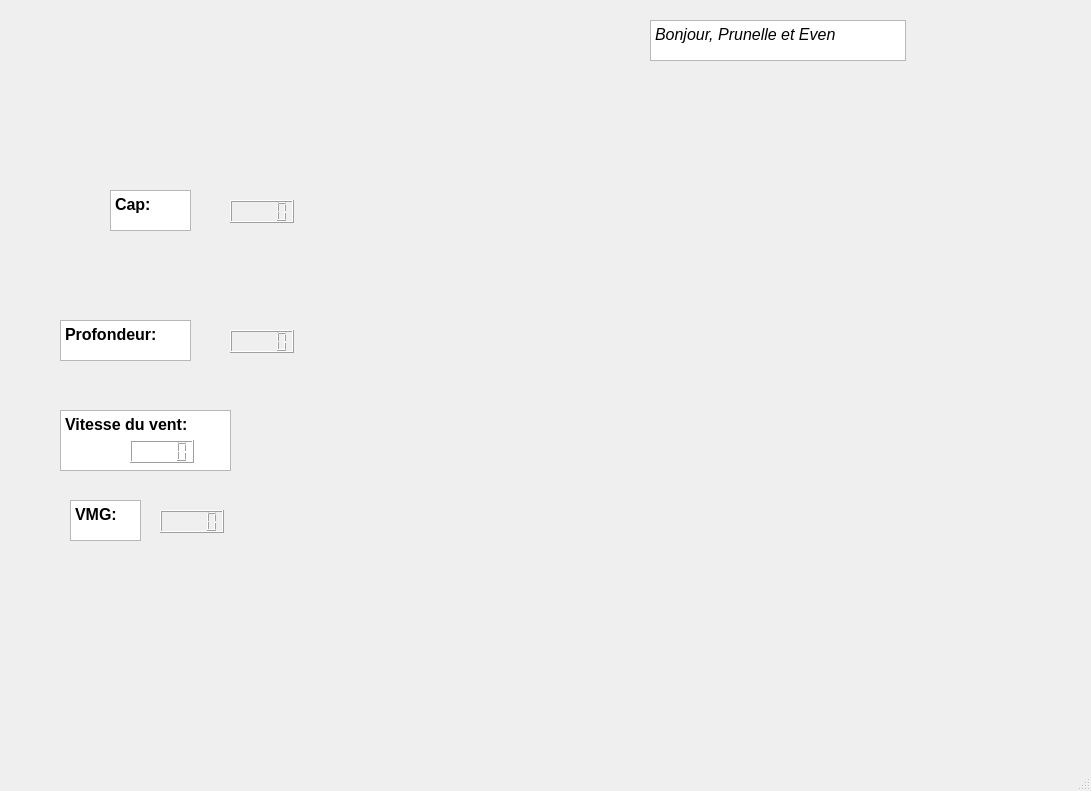
<?xml version="1.0" encoding="UTF-8"?>
<ui version="4.0">
 <class>MainWindow</class>
 <widget class="QMainWindow" name="MainWindow">
  <property name="geometry">
   <rect>
    <x>0</x>
    <y>0</y>
    <width>1091</width>
    <height>791</height>
   </rect>
  </property>
  <property name="windowTitle">
   <string>MainWindow</string>
  </property>
  <widget class="QWidget" name="centralwidget">
   <widget class="QLabel" name="label">
    <property name="geometry">
     <rect>
      <x>40</x>
      <y>-40</y>
      <width>1061</width>
      <height>761</height>
     </rect>
    </property>
    <property name="text">
     <string/>
    </property>
    <property name="pixmap">
     <pixmap>../../image_test.jpg</pixmap>
    </property>
   </widget>
   <widget class="QLabel" name="label_2">
    <property name="geometry">
     <rect>
      <x>100</x>
      <y>-40</y>
      <width>251</width>
      <height>271</height>
     </rect>
    </property>
    <property name="text">
     <string/>
    </property>
    <property name="pixmap">
     <pixmap>boussole_2.png</pixmap>
    </property>
   </widget>
   <widget class="QTextBrowser" name="textBrowser">
    <property name="geometry">
     <rect>
      <x>110</x>
      <y>190</y>
      <width>81</width>
      <height>41</height>
     </rect>
    </property>
    <property name="html">
     <string>&lt;!DOCTYPE HTML PUBLIC &quot;-//W3C//DTD HTML 4.0//EN&quot; &quot;http://www.w3.org/TR/REC-html40/strict.dtd&quot;&gt;
&lt;html&gt;&lt;head&gt;&lt;meta name=&quot;qrichtext&quot; content=&quot;1&quot; /&gt;&lt;style type=&quot;text/css&quot;&gt;
p, li { white-space: pre-wrap; }
&lt;/style&gt;&lt;/head&gt;&lt;body style=&quot; font-family:'MS Shell Dlg 2'; font-size:7.8pt; font-weight:400; font-style:normal;&quot;&gt;
&lt;p style=&quot; margin-top:0px; margin-bottom:0px; margin-left:0px; margin-right:0px; -qt-block-indent:0; text-indent:0px;&quot;&gt;&lt;span style=&quot; font-size:12pt; font-weight:600;&quot;&gt;Cap:&lt;/span&gt;&lt;/p&gt;&lt;/body&gt;&lt;/html&gt;</string>
    </property>
   </widget>
   <widget class="QTextBrowser" name="textBrowser_2">
    <property name="geometry">
     <rect>
      <x>60</x>
      <y>320</y>
      <width>131</width>
      <height>41</height>
     </rect>
    </property>
    <property name="html">
     <string>&lt;!DOCTYPE HTML PUBLIC &quot;-//W3C//DTD HTML 4.0//EN&quot; &quot;http://www.w3.org/TR/REC-html40/strict.dtd&quot;&gt;
&lt;html&gt;&lt;head&gt;&lt;meta name=&quot;qrichtext&quot; content=&quot;1&quot; /&gt;&lt;style type=&quot;text/css&quot;&gt;
p, li { white-space: pre-wrap; }
&lt;/style&gt;&lt;/head&gt;&lt;body style=&quot; font-family:'MS Shell Dlg 2'; font-size:7.8pt; font-weight:400; font-style:normal;&quot;&gt;
&lt;p style=&quot; margin-top:0px; margin-bottom:0px; margin-left:0px; margin-right:0px; -qt-block-indent:0; text-indent:0px;&quot;&gt;&lt;span style=&quot; font-size:12pt; font-weight:600;&quot;&gt;Profondeur:&lt;/span&gt;&lt;/p&gt;&lt;/body&gt;&lt;/html&gt;</string>
    </property>
   </widget>
   <widget class="QTextBrowser" name="textBrowser_3">
    <property name="geometry">
     <rect>
      <x>60</x>
      <y>410</y>
      <width>171</width>
      <height>61</height>
     </rect>
    </property>
    <property name="html">
     <string>&lt;!DOCTYPE HTML PUBLIC &quot;-//W3C//DTD HTML 4.0//EN&quot; &quot;http://www.w3.org/TR/REC-html40/strict.dtd&quot;&gt;
&lt;html&gt;&lt;head&gt;&lt;meta name=&quot;qrichtext&quot; content=&quot;1&quot; /&gt;&lt;style type=&quot;text/css&quot;&gt;
p, li { white-space: pre-wrap; }
&lt;/style&gt;&lt;/head&gt;&lt;body style=&quot; font-family:'MS Shell Dlg 2'; font-size:7.8pt; font-weight:400; font-style:normal;&quot;&gt;
&lt;p style=&quot; margin-top:0px; margin-bottom:0px; margin-left:0px; margin-right:0px; -qt-block-indent:0; text-indent:0px;&quot;&gt;&lt;span style=&quot; font-size:12pt; font-weight:600;&quot;&gt;Vitesse du vent:&lt;/span&gt;&lt;/p&gt;&lt;/body&gt;&lt;/html&gt;</string>
    </property>
   </widget>
   <widget class="QTextBrowser" name="textBrowser_4">
    <property name="geometry">
     <rect>
      <x>70</x>
      <y>500</y>
      <width>71</width>
      <height>41</height>
     </rect>
    </property>
    <property name="html">
     <string>&lt;!DOCTYPE HTML PUBLIC &quot;-//W3C//DTD HTML 4.0//EN&quot; &quot;http://www.w3.org/TR/REC-html40/strict.dtd&quot;&gt;
&lt;html&gt;&lt;head&gt;&lt;meta name=&quot;qrichtext&quot; content=&quot;1&quot; /&gt;&lt;style type=&quot;text/css&quot;&gt;
p, li { white-space: pre-wrap; }
&lt;/style&gt;&lt;/head&gt;&lt;body style=&quot; font-family:'MS Shell Dlg 2'; font-size:7.8pt; font-weight:400; font-style:normal;&quot;&gt;
&lt;p style=&quot; margin-top:0px; margin-bottom:0px; margin-left:0px; margin-right:0px; -qt-block-indent:0; text-indent:0px;&quot;&gt;&lt;span style=&quot; font-size:12pt; font-weight:600;&quot;&gt;VMG:&lt;/span&gt;&lt;/p&gt;&lt;/body&gt;&lt;/html&gt;</string>
    </property>
   </widget>
   <widget class="QLCDNumber" name="lcdNumber">
    <property name="geometry">
     <rect>
      <x>230</x>
      <y>200</y>
      <width>64</width>
      <height>23</height>
     </rect>
    </property>
   </widget>
   <widget class="QLCDNumber" name="lcdNumber_2">
    <property name="geometry">
     <rect>
      <x>230</x>
      <y>330</y>
      <width>64</width>
      <height>23</height>
     </rect>
    </property>
   </widget>
   <widget class="QLCDNumber" name="lcdNumber_3">
    <property name="geometry">
     <rect>
      <x>130</x>
      <y>440</y>
      <width>64</width>
      <height>23</height>
     </rect>
    </property>
   </widget>
   <widget class="QLCDNumber" name="lcdNumber_4">
    <property name="geometry">
     <rect>
      <x>160</x>
      <y>510</y>
      <width>64</width>
      <height>23</height>
     </rect>
    </property>
   </widget>
   <widget class="QTextBrowser" name="textBrowser_5">
    <property name="geometry">
     <rect>
      <x>650</x>
      <y>20</y>
      <width>256</width>
      <height>41</height>
     </rect>
    </property>
    <property name="html">
     <string>&lt;!DOCTYPE HTML PUBLIC &quot;-//W3C//DTD HTML 4.0//EN&quot; &quot;http://www.w3.org/TR/REC-html40/strict.dtd&quot;&gt;
&lt;html&gt;&lt;head&gt;&lt;meta name=&quot;qrichtext&quot; content=&quot;1&quot; /&gt;&lt;style type=&quot;text/css&quot;&gt;
p, li { white-space: pre-wrap; }
&lt;/style&gt;&lt;/head&gt;&lt;body style=&quot; font-family:'MS Shell Dlg 2'; font-size:7.8pt; font-weight:400; font-style:normal;&quot;&gt;
&lt;p style=&quot; margin-top:0px; margin-bottom:0px; margin-left:0px; margin-right:0px; -qt-block-indent:0; text-indent:0px;&quot;&gt;&lt;span style=&quot; font-size:12pt; font-style:italic;&quot;&gt;Bonjour, Prunelle et Even&lt;/span&gt;&lt;/p&gt;&lt;/body&gt;&lt;/html&gt;</string>
    </property>
   </widget>
  </widget>
  <widget class="QMenuBar" name="menubar">
   <property name="geometry">
    <rect>
     <x>0</x>
     <y>0</y>
     <width>1091</width>
     <height>26</height>
    </rect>
   </property>
  </widget>
  <widget class="QStatusBar" name="statusbar"/>
 </widget>
 <resources/>
 <connections/>
</ui>
